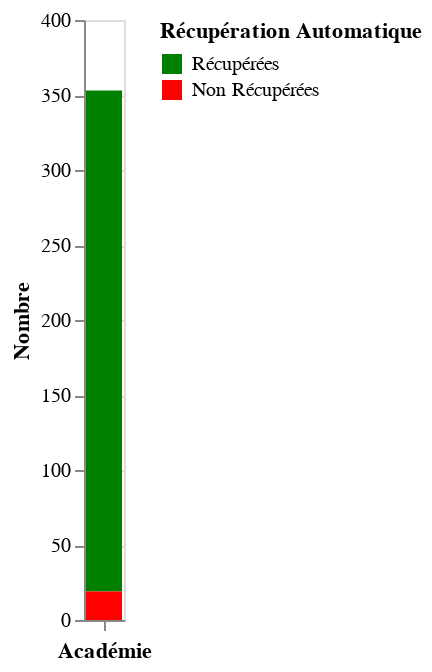

This figure's notebook cell:
### Markdown cell above
# Des Joueurs, des Notes

### Code cell
stats = pd.DataFrame({"Académie": ["Académie", "Académie"], "Notes": ["Récupérées", "Non Récupérées"], "Nombre": [notation["Date"].nunique(), blaah.shape[0] - notation["Date"].nunique()]})

alt.Chart(stats).mark_bar().encode(
    x=alt.X("Académie:N", axis=alt.Axis(labels=False)),
    y=alt.Y("Nombre:Q", stack="zero"),
    color=alt.Color("Notes:N", legend=alt.Legend(title="Récupération Automatique"), scale=alt.Scale(domain=["Récupérées", "Non Récupérées"], range=["green", "red"])),
    tooltip="Nombre:Q"
)

### Figure 1 — Vega-Lite specification as saved in the notebook (floating-point values rounded to 4 significant figures)
{"config": {"view": {"continuousWidth": 400, "continuousHeight": 300}}, "data": {"name": "data-2135e751d3ea1069e26216082f6f7041"}, "mark": "bar", "encoding": {"color": {"field": "Notes", "legend": {"title": "Récupération Automatique"}, "scale": {"domain": ["Récupérées", "Non Récupérées"], "range": ["green", "red"]}, "type": "nominal"}, "tooltip": {"field": "Nombre", "type": "quantitative"}, "x": {"axis": {"labels": false}, "field": "Académie", "type": "nominal"}, "y": {"field": "Nombre", "stack": "zero", "type": "quantitative"}}, "$schema": "https://vega.github.io/schema/vega-lite/v4.17.0.json", "datasets": {"data-2135e751d3ea1069e26216082f6f7041": [{"Académie": "Académie", "Notes": "Récupérées", "Nombre": 334}, {"Académie": "Académie", "Notes": "Non Récupérées", "Nombre": 19}]}}
